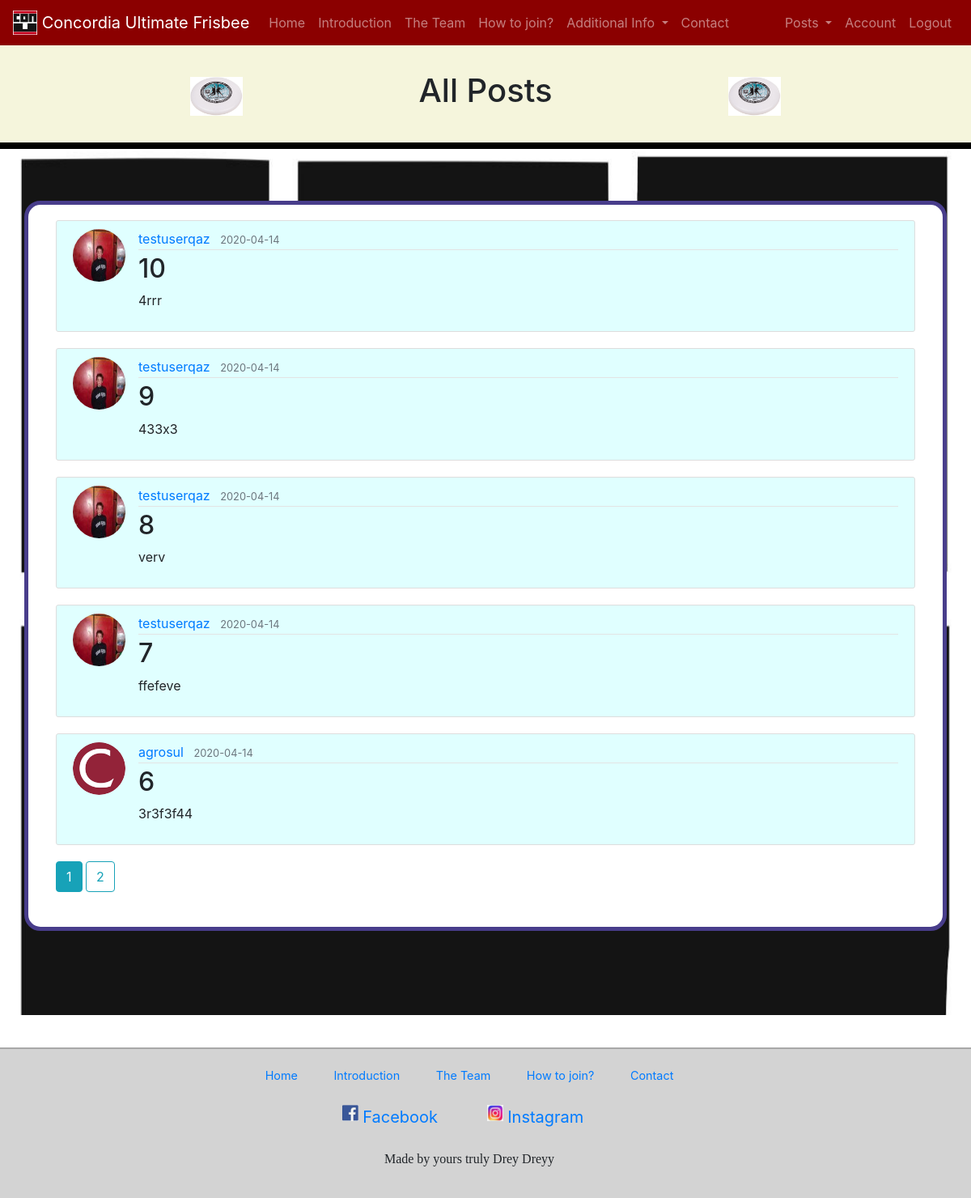
/all_posts (signed in), run on an earlier commit of the app's database.
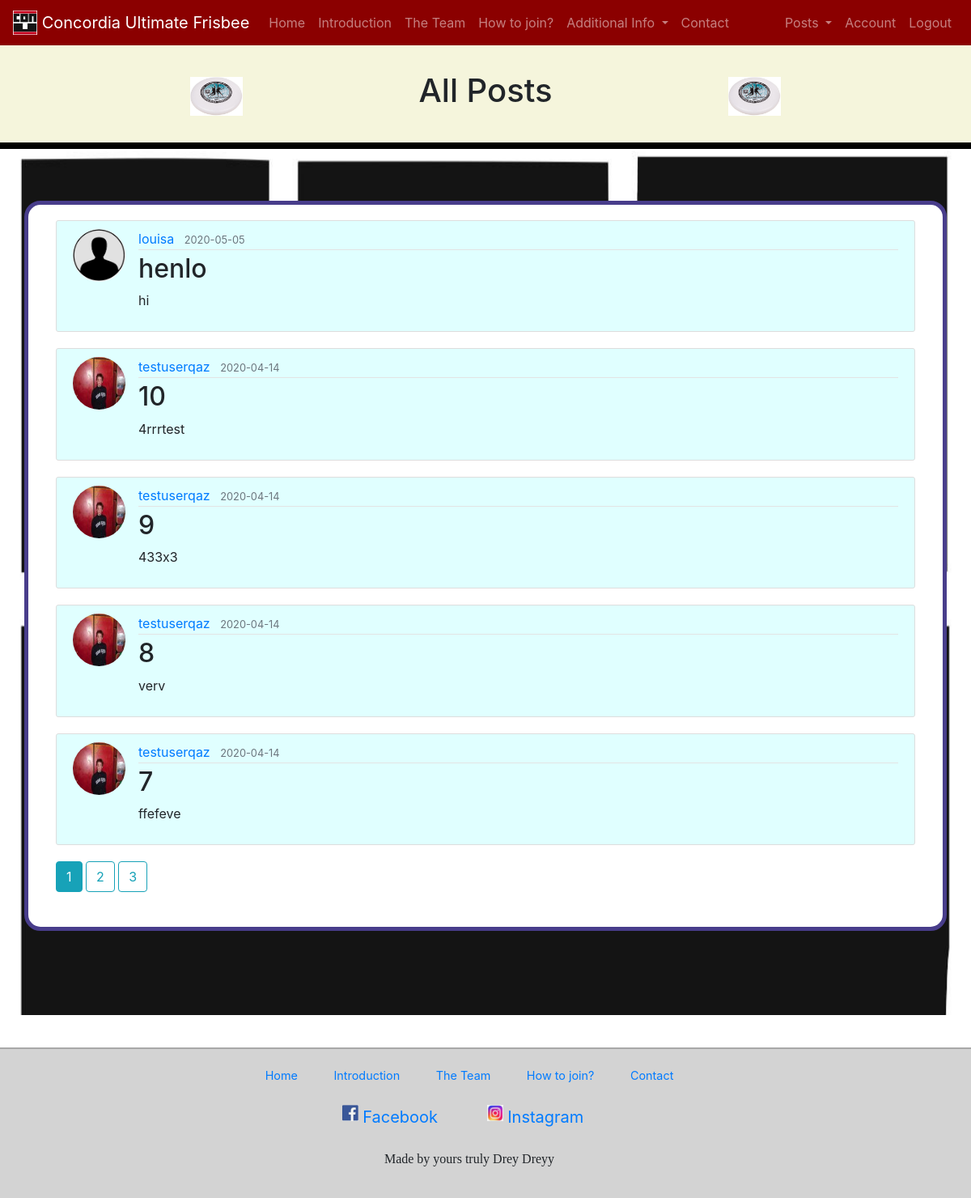
And on a later commit of the database.
### website/models.py (models this page shows, shortened)
class Post(db.Model):
    id = db.Column(db.Integer, primary_key=True)
    title = db.Column(db.String(100), nullable=False)
    date_posted = db.Column(db.DateTime, nullable=False, default=datetime.utcnow)
    content = db.Column(db.Text, nullable=False)
    user_id = db.Column(db.Integer, db.ForeignKey('user.id'), nullable=False)

class User(db.Model, UserMixin):
    id = db.Column(db.Integer, primary_key=True)
    username = db.Column(db.String(30), unique=True, nullable=False)
    email = db.Column(db.String(100), unique=True, nullable=False)
    image_file = db.Column(db.String(20), nullable=False, default='default.jpg')
    password = db.Column(db.String(30), nullable=False)
    posts = db.relationship('Post', backref='author', lazy=True)

### website/posts/routes.py (the view)
@posts.route("/all_posts")
@login_required
def all_posts():
    page = request.args.get('page', 1, type=int)
    posts = Post.query.order_by(Post.date_posted.desc()).paginate(page=page, per_page=5)
    return render_template('Post/all_posts.html', posts=posts, header="All Posts")

### website/models.py (called while the page is built)
@login_manager.user_loader
def load_user(user_id):
    return User.query.get(int(user_id))

### website/templates/Post/all_posts.html (shortened to what this page needs)
{% extends "base_template.html" %}
{% block css %}
    <link rel="stylesheet" type="text/css" href="{{ url_for('static',filename='css/posts.css') }}">
{% endblock %}
{% block main %}
    <div class="row box">
        <div class="col">
             {% for post in posts.items %}
                <article class="media content-section">
                  <img class="rounded-circle article-img" src="{{ url_for('static', filename='profile_pics/' + post.author.image_file) }}">
                  <div class="media-body">
                    <div class="article-metadata">
                      <a class="mr-2" href="{{ url_for('users.user_posts', username=post.author.username) }}">{{ post.author.username }}</a>
                      <small class="text-muted">{{ post.date_posted.strftime('%Y-%m-%d') }}</small>
                    </div>
                    <h2><a class="article-title">{{ post.title }}</a></h2>
                    <p class="article-content">{{ post.content }}</p>
                  </div>
                </article>
            {% endfor %}
            {% for page_num in posts.iter_pages(left_edge=1, right_edge=1, left_current=1, right_current=2) %}
              {% if page_num %}
                {% if posts.page == page_num %}
                  <a class="btn btn-info mb-4" href="{{ url_for('posts.all_posts', page=page_num) }}">{{ page_num }}</a>
                {% else %}
                  <a class="btn btn-outline-info mb-4" href="{{ url_for('posts.all_posts', page=page_num) }}">{{ page_num }}</a>
                {% endif %}
              {% else %}
                ...
              {% endif %}
            {% endfor %}
        </div>
    </div>
{% endblock %}

### website/templates/base_template.html (shortened to what this page needs)
<!doctype html>
<html lang="en" xmlns:max-height="http://www.w3.org/1999/xhtml">
  <head>
    <link rel="stylesheet" href="https://stackpath.bootstrapcdn.com/bootstrap/4.4.1/css/bootstrap.min.css">
    <link rel="stylesheet" href="{{ url_for('static',filename='css/main.css') }}">
    {% block css %}{% endblock %}
  </head>
  <body>
    <nav class="navbar navbar-expand-xl navbar-dark" style="background-color:darkred">
        <a class="navbar-brand" href="/" >
            <img src="../static/img/conu_logo.jpg" width="30" height="30" class="d-inline-block align-top" alt="Concordia logo">
            Concordia Ultimate Frisbee
        </a>
        <div class="collapse navbar-collapse" id="navbarMenu">
            <ul class="navbar-nav mr-auto">
                <li class="nav-item">
                    <a class="nav-link" href="{{ url_for('main.index') }}">Home</a>
                </li>
                <li class="nav-item">
                    <a class="nav-link" href="{{ url_for('main.intro') }}">Introduction</a>
                </li>
                <li class="nav-item">
                    <a class="nav-link" href="{{ url_for('main.team') }}">The Team</a>
                </li>
                <li class="nav-item">
                    <a class="nav-link" href="{{ url_for('main.join') }}">How to join?</a>
                </li>
                <li class="nav-item dropdown">
                    <a class="nav-link dropdown-toggle" href="#" id="navbarDropdownMenuLink" role="button" data-toggle="dropdown" aria-haspopup="true" aria-expanded="false">
                      Additional Info
                    </a>
                </li>
                <li class="nav-item">
                    <a class="nav-link" href="{{ url_for('main.contact') }}">Contact</a>
                </li>
            </ul>
            <div class="navbar-nav">
              {% if current_user.is_authenticated %}
                <li class="nav-item dropdown">
                    <a class="nav-link dropdown-toggle" href="#" id="navbarDropdownMenuLink" role="button" data-toggle="dropdown" aria-haspopup="true" aria-expanded="false">
                      Posts
                    </a>
                </li>
                <a class="nav-item nav-link" href="{{ url_for('users.account') }}">Account</a>
                <a class="nav-item nav-link" href="{{ url_for('users.logout') }}">Logout</a>
              {% else %}
                <a class="nav-item nav-link" href="{{ url_for('users.login') }}">Login</a>
                <a class="nav-item nav-link" href="{{ url_for('users.register') }}">Register</a>
              {% endif %}
            </div>
        </div>
    </nav>
    <div class="container-fluid border-b">
        <div class="row header justify-content-center">
            <div class="col-1 my-auto text-center">
                <img src="../static/img/frisbee.PNG" class="img-fluid" width="100px" height="80px"  >
            </div>
            <div class="col-6 text-center my-auto">
                <h1>{{ header }}</h1>
            </div>
            <div class="col-1 my-auto text-center">
                <img src="../static/img/frisbee.PNG" class="img-fluid" width="100px" height="80px" >
            </div>
        </div>
    </div>
    <div class="jumbotron jumbotron-fluid">
        <div class="container">
            {% block main %}{% endblock %}
        </div>
    </div>
    <footer>
        <div id="footer">
            <ul class="foot-nav">
                <li class="foot-item">
                    <a href="{{ url_for('main.index') }}">Home</a>
                </li>
                <li class="foot-item">
                    <a href="{{ url_for('main.intro') }}">Introduction</a>
                </li>
                <li class="foot-item">
                    <a href="{{ url_for('main.team') }}">The Team</a>
                </li>
                <li class="foot-item">
                    <a href="{{ url_for('main.join') }}">How to join?</a>
                </li>
                <li class="foot-item">
                     <a href="{{ url_for('main.contact') }}">Contact</a>
                </li>
            </ul>
            <ul class="foot-nav" id="social">
                <li class="foot-item" >
                    <a class="navbar-brand" href="https://www.facebook.com/ConU-Concordia-Ultimate-138959589475670/" >
                        <img src="../static/img/fb.PNG" width="20" height="20" class="d-inline-block align-top">
                        Facebook
                    </a>
                </li>
                <li class="foot-item">
                   <a class="navbar-brand" href=https://www.instagram.com/concordia_ultimate/ >
                        <img src="../static/img/insta.PNG" width="20" height="20" class="d-inline-block align-top">
                        Instagram
                    </a>
                </li>
            </ul>
            <p id="message">Made by yours truly Drey Dreyy</p>
        </div>
    </footer>
  </body>
</html>

### website/static/css/main.css (style rules this page uses)
.box { padding: 19px; background: #fff; border: 5px solid darkslateblue; border-radius: 20px; margin-bottom: 40px; }
#footer { width: 100%; border-top: 2px solid rgba(127,127,127,0.5); background: lightgrey; margin-top: 40px; padding: 20px; }
.foot-nav { list-style-type: none; text-align: center; margin: 0; padding: 0; }
.foot-item { display: inline-block; margin-right: 40px; font-size: 0.9em; }
#social { margin-top: 20px; margin-bottom: 20px; }
#message { text-align: center; margin-right: 40px; font-family: Merianda; }
.jumbotron { background:url('../img/conu_logo.jpg'); background-size: 100% 100%; background-repeat: no-repeat; background-attachment: fixed; }
.header { background:beige; padding: 30px; font-size: 40px; }
.border-b { border-bottom-width:8px; border-bottom-style: solid; border-bottom-color: black; }
.article-title { color: #444444; }
.article-content { white-space: pre-line; }
.article-img { height: 65px; width: 65px; margin-right: 16px; }
.article-metadata { padding-bottom: 1px; margin-bottom: 4px; border-bottom: 1px solid #e3e3e3 }
.content-section { background: lightcyan; padding: 10px 20px; border: 1px solid #dddddd; border-radius: 3px; margin-bottom: 20px; }

What changed in the data, as far as the page shows it:
no longer on this page (row unchanged): Post: image_file (picture), author.username "agrosul", date_posted "2020-04-14", title "6", content "3r3f3f44"
added Post: image_file (placeholder picture), author.username "louisa", date_posted "2020-05-05", title "henlo", content "hi"
changed Post: content "4rrr" → "4rrrtest"
Also different on the page:
new list line: "3"
